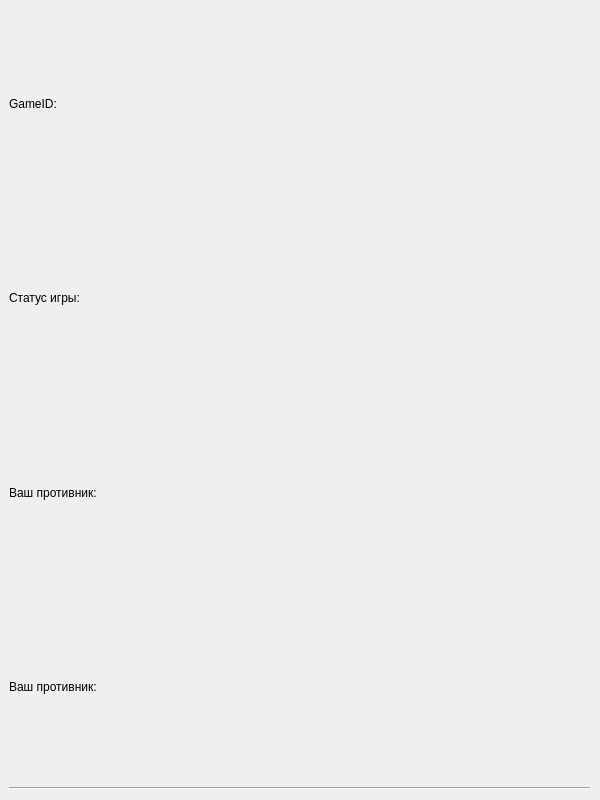
<?xml version="1.0" encoding="UTF-8"?>
<ui version="4.0">
 <class>GameForm</class>
 <widget class="QWidget" name="GameForm">
  <property name="geometry">
   <rect>
    <x>0</x>
    <y>0</y>
    <width>600</width>
    <height>800</height>
   </rect>
  </property>
  <property name="windowTitle">
   <string>Form</string>
  </property>
  <widget class="QWidget" name="verticalLayoutWidget">
   <property name="geometry">
    <rect>
     <x>-1</x>
     <y>-1</y>
     <width>601</width>
     <height>801</height>
    </rect>
   </property>
   <layout class="QVBoxLayout" name="verticalLayout">
    <property name="leftMargin">
     <number>10</number>
    </property>
    <property name="topMargin">
     <number>10</number>
    </property>
    <property name="rightMargin">
     <number>10</number>
    </property>
    <property name="bottomMargin">
     <number>10</number>
    </property>
    <item>
     <widget class="QLabel" name="game_id_label">
      <property name="text">
       <string>GameID:</string>
      </property>
     </widget>
    </item>
    <item>
     <widget class="QLabel" name="status_label">
      <property name="text">
       <string>Статус игры: </string>
      </property>
     </widget>
    </item>
    <item>
     <widget class="QLabel" name="opponent_label">
      <property name="text">
       <string>Ваш противник:</string>
      </property>
     </widget>
    </item>
    <item>
     <widget class="QLabel" name="color_label">
      <property name="text">
       <string>Ваш противник:</string>
      </property>
     </widget>
    </item>
    <item>
     <widget class="Line" name="line">
      <property name="orientation">
       <enum>Qt::Horizontal</enum>
      </property>
     </widget>
    </item>
   </layout>
  </widget>
 </widget>
 <resources/>
 <connections/>
</ui>
